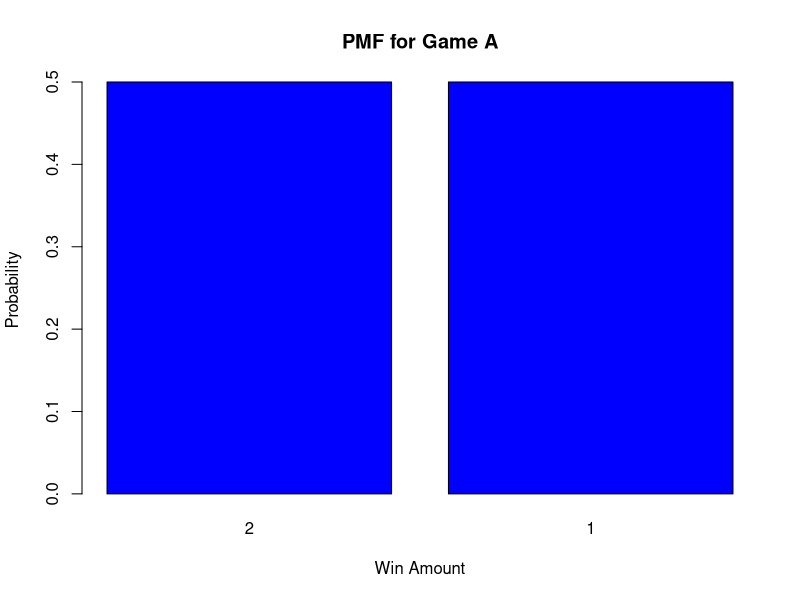
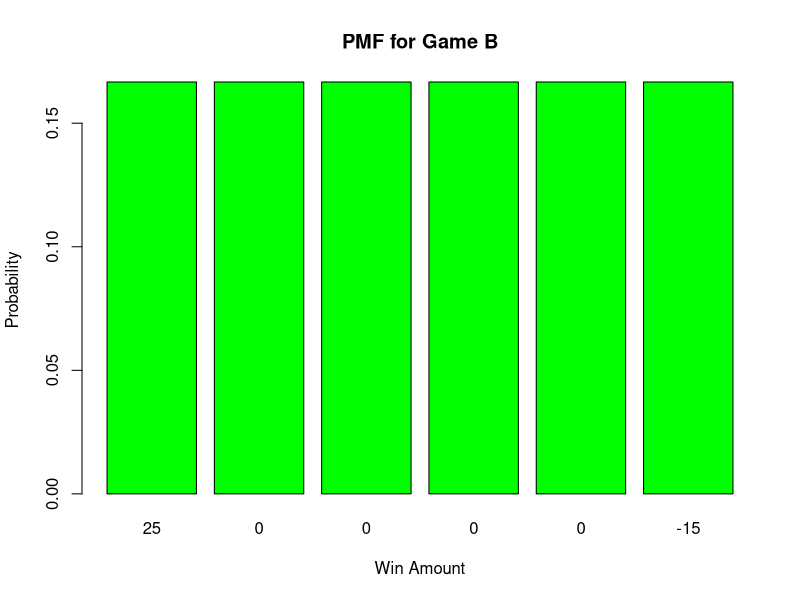

These figures' R source, in order:
## ---- chunk 1
# Define the random variables for Game A and Game B
outcomes_A <- c(2, 1)
outcomes_B <- c(25, 0, 0, 0, 0, -15)

# Define the probability mass functions
pmf_A <- rep(1/2, length(outcomes_A))  # Fair coin, equal probability for each outcome
pmf_B <- rep(1/6, length(outcomes_B))  # Fair die, equal probability for each outcome

# Plot the probability mass functions
barplot(pmf_A, names.arg = outcomes_A, main = "PMF for Game A", xlab = "Win Amount", ylab = "Probability", col = "blue")
barplot(pmf_B, names.arg = outcomes_B, main = "PMF for Game B", xlab = "Win Amount", ylab = "Probability", col = "green")

## ---- chunk 2
# Calculate expected values for Game A and Game B
expected_value_A <- sum(outcomes_A * pmf_A)
expected_value_B <- sum(outcomes_B * pmf_B)

# Calculate variances for Game A and Game B
variance_A <- sum((outcomes_A - expected_value_A)^2 * pmf_A)
variance_B <- sum((outcomes_B - expected_value_B)^2 * pmf_B)

expected_value_A # 1.5
expected_value_B # 1.66
variance_A # 0.25
variance_B # 138.88

## ---- chunk 3
# Function to simulate results for Game A
simulate_game_A <- function(n) {
  results <- replicate(5, mean(sample(outcomes_A, n, replace = TRUE, prob = pmf_A)))
  results
}

# Function to simulate results for Game B
simulate_game_B <- function(n) {
  results <- replicate(5, mean(sample(outcomes_B, n, replace = TRUE, prob = pmf_B)))
  results
}

# Simulate results for different values of n
n_values <- c(100, 1000, 10000)

# Create tables to store results
results_table_A <- matrix(NA, nrow = 5, ncol = length(n_values))
results_table_B <- matrix(NA, nrow = 5, ncol = length(n_values))

# Simulate and fill the tables
for (i in seq_along(n_values)) {
  n <- n_values[i]
  
  results_table_A[, i] <- simulate_game_A(n)
  results_table_B[, i] <- simulate_game_B(n)
}

# Display the tables
results_table_A
results_table_B


## ---- chunk 4
# Number of times each game is played
num_trials = 10000

# Simulate outcomes for Game A
outcomes_A = sample(c(2, 1), num_trials, replace = TRUE, prob = c(0.5, 0.5))

# Calculate total winnings for Game A
total_winnings_A = sum(outcomes_A)

# Calculate probability of winning more than $5,000 in Game A
prob_winning_5000_A = sum(total_winnings_A > 5000) / num_trials

# Simulate outcomes for Game B
outcomes_B = sample(c(25, 0, -15), num_trials, replace = TRUE, prob = c(1/6, 4/6, 1/6))

# Calculate total winnings for Game B
total_winnings_B = sum(outcomes_B)

# Calculate probability of winning more than $5,000 in Game B
prob_winning_5000_B = sum(total_winnings_B > 5000) / num_trials

options(scipen = 999)
# Print the probabilities
cat("Probability of winning more than $5,000 in Game A:", prob_winning_5000_A, "\n")
cat("Probability of winning more than $5,000 in Game B:", prob_winning_5000_B, "\n")

options(scipen = 0)

## ---- chunk 5

## ---- chunk 6

## ---- chunk 7

